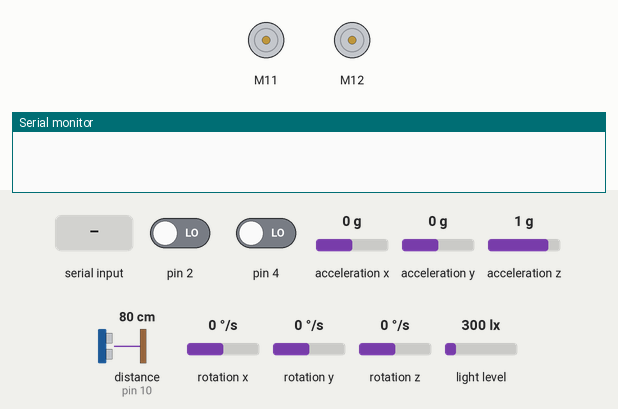
A sketch run on a simulated Arduino Uno, built with avr-gcc and run on an emulated ATmega328P. On the bench: 2 × DC motor (green arrow = forward, orange = backward, longer = faster), the last lines printed to the serial monitor. Inputs (shaded band) come from the test bench; at power-on: pin 2 LOW, pin 4 LOW, acceleration x 0 g, acceleration y 0 g, acceleration z 1 g, distance to the obstacle (sensor on pin 10) 80 cm, rotation x 0 °/s, rotation y 0 °/s, rotation z 0 °/s, light level 300 lx. Random numbers use the default seed unless the sketch sets one.

Above: at 1.6 s.
1.7 s: "G\n" received over Serial
At 4.0 s:
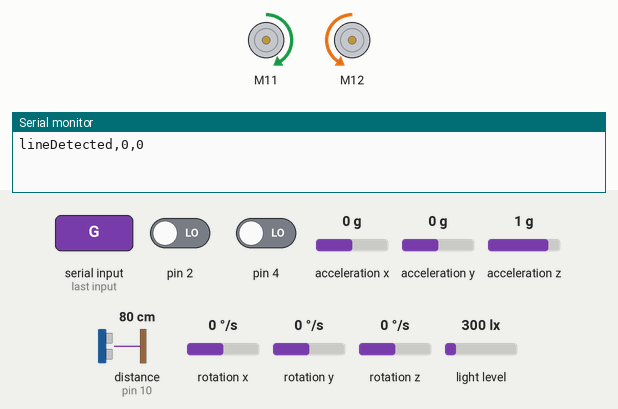
5.4 s: pin 2 driven HIGH
7.2 s: "S\n" received over Serial
At 7.9 s:
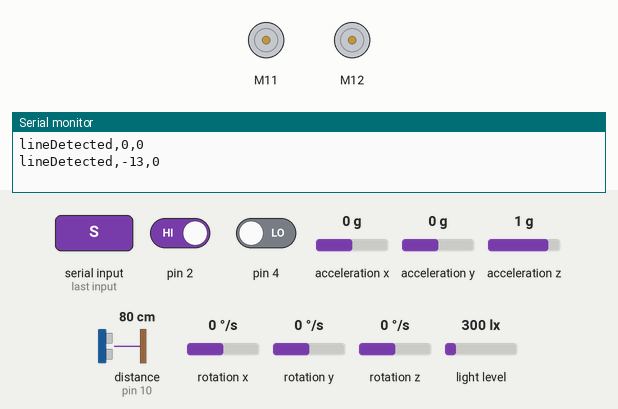
8.7 s: "F\n" received over Serial
At 9.4 s:
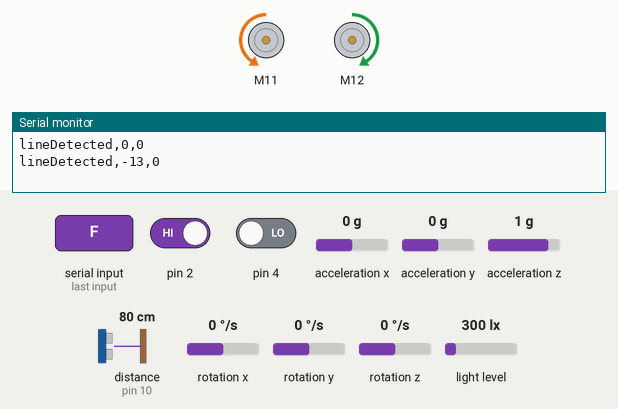
10.2 s: "B\n" received over Serial
At 11.0 s:
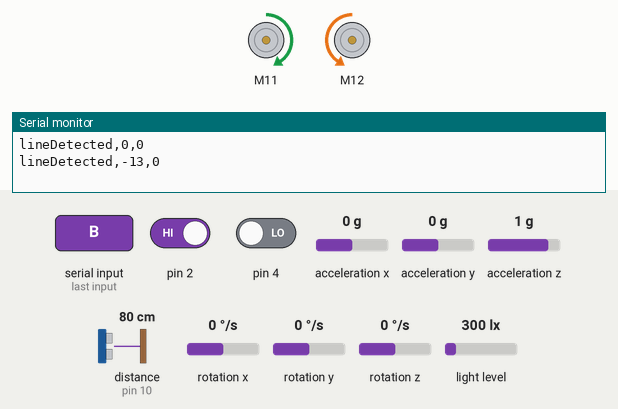
Timing chart, 0 to 12.7 s (numbered marks = the images above; inputs shaded):
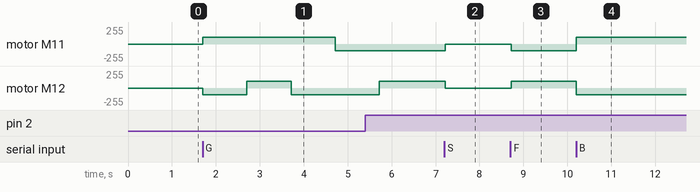

Measured:
- after the input at 1.7 s, motor M11: stopped → forward 102/255 at once, → backward 102/255 3.0 s later; motor M12: stopped → backward 102/255 at once, → forward 102/255 1.0 s later, → backward 102/255 1.0 s later
- after the input at 7.2 s, motor M11: backward 102/255 → stopped at once; motor M12: forward 102/255 → stopped at once
- after the input at 8.7 s, motor M11: stopped → backward 102/255 at once; motor M12: stopped → forward 102/255 at once
- after the input at 10.2 s, motor M11: backward 102/255 → forward 102/255 at once; motor M12: forward 102/255 → backward 102/255 at once

The sketch:

Firmware_for_Auriga.ino
```cpp
#include <Arduino.h>
#include <Wire.h>
#include <SoftwareSerial.h>
#include <MeAuriga.h>
#include <math.h>

//The value represents how many pulses the motor performs per centimeter.
#define ENCODER_PULSE_PER_CM 0.033719174  // 134 cm / 3974 pulses

String data = "";
// x and y as strings to send them as strings to the backend
String x, y;
float currentPulse1, currentPulse2, averageCurrentPulse;
float GyZ;
int xCoordinates = 0;
int yCoordinates = 0;
MeGyro gyro_0(0, 0x69);
MeEncoderOnBoard Encoder_1(SLOT1);
MeEncoderOnBoard Encoder_2(SLOT2);
MeLineFollower linefollower_9(9);
MeUltrasonicSensor ultrasonic_10(10);
MeLightSensor lightsensor_12(12);

void isr_process_encoder1(void)
{
  if(digitalRead(Encoder_1.getPortB()) == 0){
    Encoder_1.pulsePosMinus();
  }else{
    Encoder_1.pulsePosPlus();
  }
}
void isr_process_encoder2(void)
{
  if(digitalRead(Encoder_2.getPortB()) == 0){
    Encoder_2.pulsePosMinus();
  }else{
    Encoder_2.pulsePosPlus();
  }
}
void move(int direction, int speed)
{
  int leftSpeed = 0;
  int rightSpeed = 0;
  if(direction == 1){
    leftSpeed = -speed;
    rightSpeed = speed;
  }else if(direction == 2){
    leftSpeed = speed;
    rightSpeed = -speed;
  }else if(direction == 3){
    leftSpeed = -speed;
    rightSpeed = -speed;
  }else if(direction == 4){
    leftSpeed = speed;
    rightSpeed = speed;
  }
  Encoder_1.setTarPWM(leftSpeed);
  Encoder_2.setTarPWM(rightSpeed);
}

void _delay(float seconds) {
  if(seconds < 0.0){
    seconds = 0.0;
  }
  long endTime = millis() + seconds * 1000;
  while(millis() < endTime) _loop();
}

// The function makes the mower move right or left randomly.
void randomMoving(){
     if(random(1, 2 +1) == 1){
        move(3, 40 / 100.0 * 255);
        _delay(1);
        move(4, 0);
    }else{
        move(4, 40 / 100.0 * 255);
        _delay(1);
        move(3, 0);
    }
}

void moveForward(){
    move(1, 40 / 100.0 * 255);
}

void moveBackward(){
    move(2, 40 / 100.0 * 255);
}

void moveRight(){
  move(4, 40 / 100.0 * 255);
}

void moveLeft(){
  move(3, 40 / 100.0 * 255);
}

void moveBackwardFor2Sec(){
  move(2, 40 / 100.0 * 255);
  _delay(1);
  move(2, 0);
}

//The function reset the value of the pulse
void resetEncoderPulse(){
  Encoder_1.setPulsePos(0);
  Encoder_2.setPulsePos(0);
}

void stopMoving(){
  Encoder_1.setTarPWM(0);
  Encoder_2.setTarPWM(0);
  _delay(0.5);
}

//The function calculates the average value of the motors pulse, the value of X and Y, and resets the pulse of the motor after each calculation.
void calculateXY(){
    // GyZ is the degree of Z angle from Gyro sensor
    GyZ = gyro_0.getAngle(3);
    // Get the average pulse of both motors
    currentPulse1 = -Encoder_1.getPulsePos();
    currentPulse2 = Encoder_2.getPulsePos();
    averageCurrentPulse= (currentPulse1 + currentPulse2) / 2;
    xCoordinates = xCoordinates + averageCurrentPulse* ENCODER_PULSE_PER_CM * cos(GyZ * PI / 180);
    yCoordinates = yCoordinates + averageCurrentPulse* ENCODER_PULSE_PER_CM * sin(GyZ * PI / 180);
    x = String(xCoordinates);
    y = String(yCoordinates);
    resetEncoderPulse();
}

void setup() {
  Serial.begin(9600);
  gyro_0.begin();
  TCCR1A = _BV(WGM10);
  TCCR1B = _BV(CS11) | _BV(WGM12);
  TCCR2A = _BV(WGM21) | _BV(WGM20);
  TCCR2B = _BV(CS21);
  attachInterrupt(Encoder_1.getIntNum(), isr_process_encoder1, RISING);
  attachInterrupt(Encoder_2.getIntNum(), isr_process_encoder2, RISING);
  randomSeed((unsigned long)(lightsensor_12.read() * 123456));
  while(1) {
    if (Serial.available() > 0) {
      data = Serial.readStringUntil('\n');
    }
    //The char is the first character of the RPI command.
      char *cstr = &data[0];
      switch(*cstr){
        case 'F':
           moveForward();
           break;
        case 'B':
          moveBackward();
          break;
        case 'R':
          moveRight();
          break;
        case 'L':
          moveLeft();
          break;
        // The G case is the GoRandom case. It sends the coordinates when there is a boundary or collision
        case 'G':
          moveForward();
          if(linefollower_9.readSensors() == 0){
              calculateXY();
              moveBackwardFor2Sec();
              randomMoving();
              moveForward();
              Serial.print("lineDetected");
              Serial.print(",");
              Serial.print(x);
              Serial.print(",");
              Serial.print(y);
              Serial.println();
            }
           else if( ultrasonic_10.distanceCm() <= 12 && ultrasonic_10.distanceCm() > 11){
                calculateXY();
                Serial.print("objectDetected");
                Serial.print(",");
                Serial.print(x);
                Serial.print(",");
                Serial.print(y);
                Serial.println();
                delay(200);
            }
            if(ultrasonic_10.distanceCm() < 10){
              moveBackwardFor2Sec();
              randomMoving();
              moveForward();
            }
        break;
       case 'S':
        stopMoving();
        break;
      }
      _loop();
  }
}

void _loop() {
  gyro_0.update();
  Encoder_1.loop();
  Encoder_2.loop();
}

void loop() {
  _loop();
}
```
